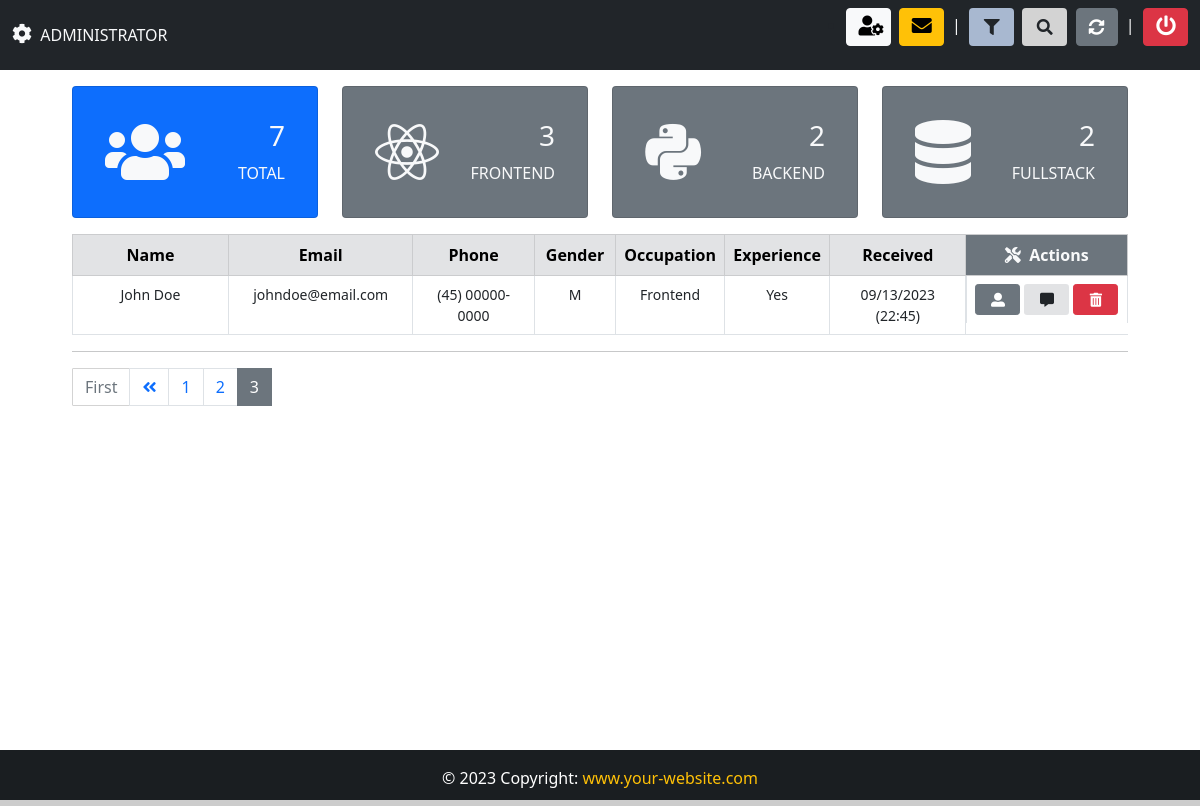
The page /backend/?page=3 (signed in) on the database its author committed.
### App/models.py (models this page shows, shortened)
class Candidate(models.Model):
    firstname = models.CharField(max_length=50)
    lastname = models.CharField(max_length=50)
    job = models.CharField(max_length=5, verbose_name="Job Code")
    birth = models.DateField(
        auto_now=False, auto_now_add=False, verbose_name="Birthday"
    )
    phone = models.CharField(max_length=25)
    personality = models.CharField(max_length=50, null=True, choices=PERSONALITY)
    salary = models.CharField(max_length=50, verbose_name="Salary expectation")
    gender = models.CharField(max_length=10)
    experience = models.BooleanField(null=True)
    smoker = models.CharField(max_length=10, choices=SMOKER, default="")
    email = models.EmailField(max_length=50)
    message = models.TextField(verbose_name="Presentation")
    file = models.FileField(upload_to="resume", blank=True, verbose_name="Resume")
    image = models.ImageField(upload_to="photo", blank=True, verbose_name="Photo")
    created_at = models.DateTimeField(auto_now_add=True)
    situation = models.CharField(
        max_length=50, null=True, choices=SITUATION, default="Pending"
    )
    company_note = models.TextField(blank=True)
    frameworks = MultiSelectField(choices=FRAMEWORKS, max_length=50)
    languages = MultiSelectField(choices=LANGUAGES, max_length=50)
    databases = MultiSelectField(choices=DATABASES, max_length=50)
    libraries = MultiSelectField(choices=LIBRARIES, max_length=50)
    mobile = MultiSelectField(choices=MOBILE, max_length=50)
    others = MultiSelectField(choices=OTHERS, max_length=50)
    institution = models.CharField(max_length=50)
    course = models.CharField(max_length=50)
    started_course = models.DateField(auto_now_add=False)
    finished_course = models.DateField(blank=True, null=True, auto_now_add=False)
    about_course = models.TextField()
    status_course = models.CharField(max_length=50, null=True, choices=STATUS_COURSE)
    company = models.CharField(max_length=50)
    position = models.CharField(max_length=50)
    started_job = models.DateField(blank=True, null=True, auto_now_add=False)
    finished_job = models.DateField(blank=True, null=True, auto_now_add=False)
    about_job = models.TextField()
    employed = models.BooleanField(null=True, verbose_name="I am employed")
    remote = models.BooleanField(null=True, verbose_name="I agree to work remotely")
    travel = models.BooleanField(null=True, verbose_name="I'm available for travel")

### App/views.py (the view, shortened to what this page needs)
# urls.py: path("backend/", views.backend, name="backend"),
@login_required(login_url="login")
@cache_control(no_cache=True, must_revalidate=True, no_store=True)
def backend(request):
    if "f" in request.GET:
        f = request.GET["f"]
        all = Candidate.objects.filter(Q(job__iexact=f) | Q(gender__iexact=f)).order_by(
            "-created_at"
        )
    else:
        all = Candidate.objects.all().order_by("-created_at")
    paginator = Paginator(all, 3)
    page = request.GET.get("page")
    all_candidate = paginator.get_page(page)
    total = all.count()
    frontend = all.filter(job="FR-22")
    backend = all.filter(job="BA-10")
    fullstack = all.filter(job="FU-15")
    context = {
        "candidates": all_candidate,
        "total": total,
        "frontend": frontend,
        "backend": backend,
        "fullstack": fullstack,
    }
    return render(request, "backend.html", context)

### App/templates/backend.html (shortened to what this page needs)
{% extends "base.html" %}
{% block footer %}
    class="text-warning"
{% endblock footer %}
{% block nav-content %}
    <div class="collapse navbar-collapse mt-3 mt-md-3 mt-lg-0"
         id="navbarSupportedContent">
        <ul class="navbar-nav me-auto mb-2 mb-lg-0 align-middle">
            <li class="nav-item text-light">
                {% if request.user.is_superuser %}
                    <i class="fas fa-cog f-size2"></i>&nbsp; ADMINISTRATOR
                {% else %}
                    Welcome: <span class="text-warning">{{ user.get_username }}</span>
                {% endif %}
            </li>
        </ul>
        <ul>
            <li>
                {% if request.user.is_superuser %}
                    <a href="{% url 'admin:App_candidate_changelist' %}"
                       target="_blank"
                       class="btn btn-light my-btn2"
                       title="Control Panel">
                        <i class="fas fa-user-cog f-size2"></i>
                    </a>
                    <a href="{% url 'admin:App_email_changelist' %}"
                       target="_blank"
                       class="btn btn-warning ms-1 my-btn2"
                       title="Admin">
                        <i class="fas fa-envelope f-size2"></i>
                    </a>
                    <span class="text-light">&nbsp;|&nbsp;</span>
                {% endif %}
                <button class="btn my-btn2"
                        style="background-color: #a8b8d0"
                        title="Filter"
                        data-bs-toggle="modal"
                        data-bs-target="#filterModal">
                    <i class="fas fa-filter"></i>
                </button>
                <button class="btn my-btn2 ms-1"
                        style="background-color: #d3d3d3"
                        title="Search"
                        data-bs-toggle="modal"
                        data-bs-target="#searchModal">
                    <i class="fas fa-search"></i>
                </button>
                <a href="{% url 'backend' %}"
                   class="btn btn-secondary ms-1"
                   title="Refresh">
                    <i class="fas fa-sync-alt"></i>
                </a>
                <span class="text-light">&nbsp;|&nbsp;</span>
                <a href="{% url 'logout' %}"
                   class="btn btn-danger my-btn2"
                   title="Logout"
                   data-bs-toggle="modal"
                   data-bs-target="#logoutModal">
                    <i class="fas fa-power-off f-size2"></i>
                </a>
            </li>
        </ul>
    </div>
{% endblock nav-content %}
{% block content %}
    <div class="container" style="width: 90%;">
        <div class="mt-3 mb-2">{% include "dashboard/dashboard.html" %}</div>
        <table class="table table-bordered text-center">
            <thead class="table-secondary">
                <tr>
                    <th style="width: 19%;">Name</th>
                    <th style="width: 19%;">Email</th>
                    <th style="width: 14%;">Phone</th>
                    <th style="width: 8%;">Gender</th>
                    <th style="width: 10%;">Occupation</th>
                    <th style="width: 10%;">Experience</th>
                    <th style="width: 15%;">Received</th>
                    <th colspan="2" style="width: 5%;" class="bg-secondary text-light">
                        <i class="fa fa-tools"></i>&nbsp;&nbsp;Actions
                    </th>
                </tr>
            </thead>
            <tbody style="font-size: 14px;">
                {% for data in candidates %}
                    <tr>
                        <td id="top-border" label="Name">{{ data.firstname }} {{ data.lastname }}</td>
                        <td id="sm-border" label="Email">{{ data.email }}</td>
                        <td id="sm-border" label="Phone">{{ data.phone }}</td>
                        <td id="sm-border" label="Gender">{{ data.gender }}</td>
                        {% if data.job == "FR-22" %}
                            <td id="sm-border" label="Occupation">Frontend</td>
                        {% elif data.job == "BA-10" %}
                            <td id="sm-border" label="Occupation">Backend</td>
                        {% else %}
                            <td id="sm-border" label="Occupation">Fullstack</td>
                        {% endif %}
                        {% if data.experience == False %}
                            <td id="sm-border" label="Experience">
                                <span class="text-danger">No</span>
                            </td>
                        {% else %}
                            <td id="sm-border" label="Experience">Yes</td>
                        {% endif %}
                        <td id="sm-border" label="Received">{{ data.created_at|date:"m/d/Y (H:i)" }}</td>
                        <td class="btn-side">
                            <a href="{% url 'candidate' data.id %}"
                               class="btn btn-secondary my-btn2 btn-sm"
                               title="View candidate">
                                <i class="fas fa-user-alt"></i>
                            </a>
                            <a href="{% url 'chat_candidate' data.id %}"
                               class="btn my-btn2 btn-sm ms-1"
                               title="About candidate"
                               style="background-color: #e2e3e5">
                                <i class="fas fa-comment-alt"></i>
                            </a>
                            {% if request.user.is_superuser %}
                                <a href=""
                                   class="btn btn-danger my-btn2 btn-sm ms-1"
                                   title="Delete"
                                   data-bs-toggle="modal"
                                   data-bs-target="#deleteModal{{ data.pk }}">
                                    <i class="fas fa-trash-alt"></i>
                                </a>
                            {% endif %}
                        </td>
                    {% empty %}
                        <td colspan="8">
                            {{ request.GET.q }} <strong class="text-danger">No records found</strong>
                        </td>
                    </tr>
                {% endfor %}
            </tbody>
        </table>
        <hr>
        <nav>
            {% if candidates.has_other_pages %}
                <ul class="pagination">
                    {% if candidates.has_previous %}
                        <a href="?page=1{% if request.GET.q %}&q={{ request.GET.q }}{% elif request.GET.f %}&f={{ request.GET.f }}{% endif %}"
                           class="btn btn-outline-secondary mb-4"
                           style="border-radius: 1px;
                                  border: 1px solid #d3d3d3">First</a>
                        <li class="page-item">
                            <a href="?page={{ candidates.previous_page_number }}{% if request.GET.q %}&q={{ request.GET.q }}{% elif request.GET.f %}&f={{ request.GET.f }}{% endif %}"
                               class="page-link">
                                <i class="fas fa-angle-double-left"></i>
                            </a>
                        </li>
                    {% else %}
                        <li class="page-item disabled"></li>
                    {% endif %}
                    {% for i in candidates.paginator.page_range %}
                        {% if candidates.number == i %}
                            <li class="page-item active">
                                <span class="page-link">{{ i }}
                                </span>
                            </li>
                        {% else %}
                            <li class="page-item">
                                <a class="page-link"
                                   href="?page={{ i }}{% if request.GET.q %}&q={{ request.GET.q }}{% elif request.GET.f %}&f={{ request.GET.f }}{% endif %}">{{ i }}</a>
                            </li>
                        {% endif %}
                    {% endfor %}
                </ul>
            {% endif %}
        </nav>
        <br>
        <br>
        <br>
    </div>
{% endblock %}

### App/static/css/style.css (style rules this page uses)
html, body { height: 100%; margin: 0; max-width: 100%; }
.my-btn2 { width: 45px; }
a { text-decoration: none; }
.f-size2 { font-size: 20px; }
.btn-side { display: -webkit-flex; display: flex; flex-wrap: nowrap; }
.page-item.active .page-link { columns: #fff; background-color: #6c757d; border: 1px solid #6c757d; }

### rows shown on the page
Candidate: firstname "John", lastname "Doe", email "johndoe@email.com", phone "(45) 00000-0000", gender "M", job "Frontend", experience "Yes", created_at "09/13/2023 (22:45)"

### other values the page prints
{{ total }} "7"
{{ frontend.count }} "3"
{{ backend.count }} "2"
{{ fullstack.count }} "2"
{{ i }} "1" "2"
{{ i }} "3"
